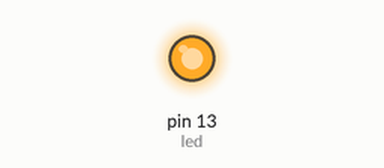
Bench run of a sketch on a simulated Arduino Uno, built with avr-gcc and run on an emulated ATmega328P. Shown: output pins drawn as LEDs (lit = HIGH).

Above: at 0.1 s.
At 34.1 s:
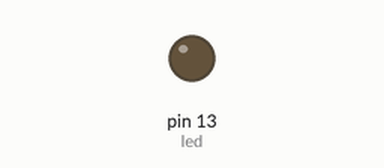
Timing chart, 0 to 36.5 s (numbered marks = the images above):
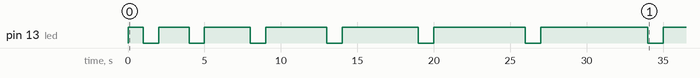

The sketch:

sketch_sep24a.ino
```cpp
int led= 13;
int lightTime= 1000;


void setup() {

  pinMode(led, OUTPUT);
}


void loop() {
  digitalWrite(led, HIGH);
  delay(lightTime);
  digitalWrite(led, LOW);
  delay(1000);

  lightTime= lightTime+ 1000;
}
```

Measured:
- by itself, pin 13 (led): LOW → HIGH at 0.00 s, → LOW 1.0 s later, → HIGH 1.0 s later, → LOW 2.0 s later, … (15 changes in this stretch)
